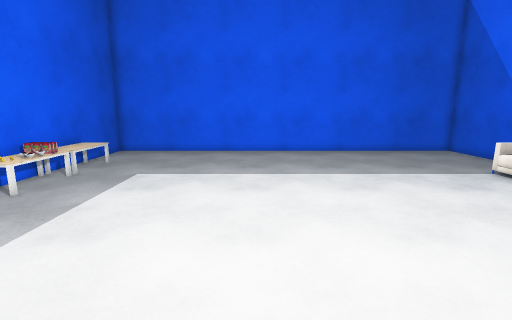
[1] (above)

15 first-person views from a walk through a 3-D level made in the Unity game engine. The camera is 1.4 m above the floor, tilts 10° down and sees 85° across. The floor is counted in squares, 0.5 m on a side. Each view is taken from the middle of a square. On the plan, view 1 faces up. The plan holds only what a view shows up to about 19 squares ahead; the rest is blank. The place goes on beyond the plan. The player character is not drawn. Some surface patterns are stand-ins.

[2]
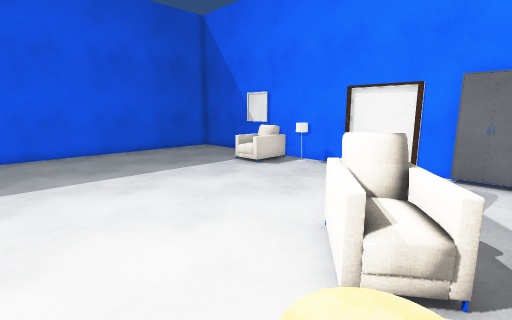

[3]
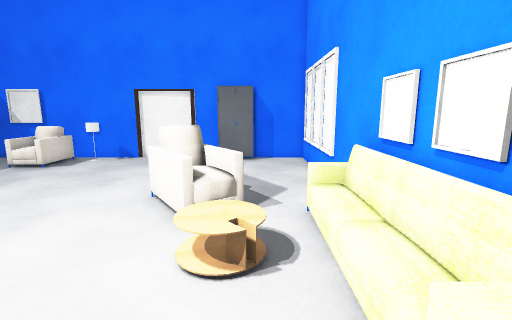

[4]
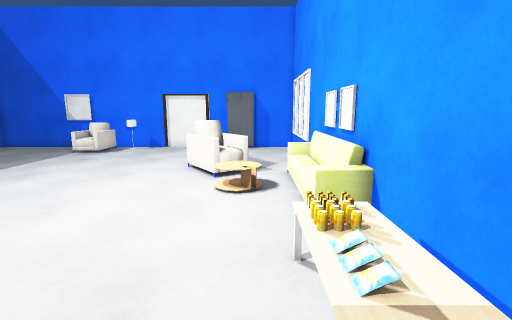

[5]
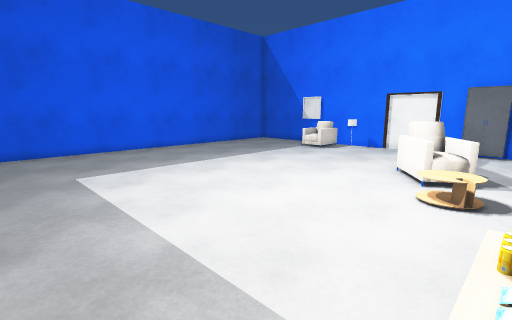

[6]
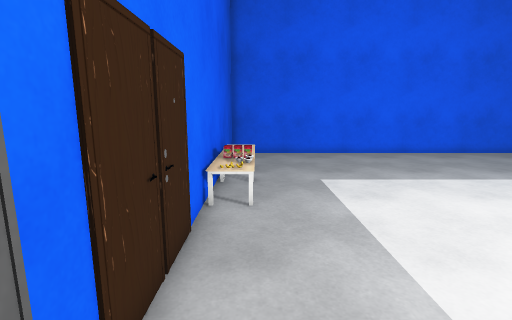

[7]
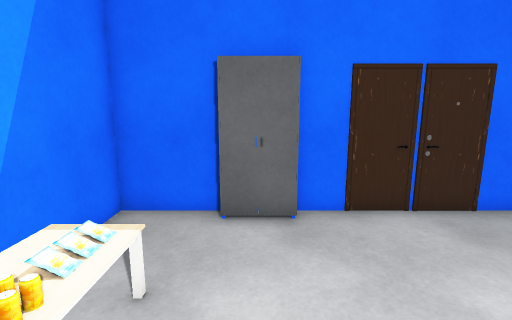

[8]
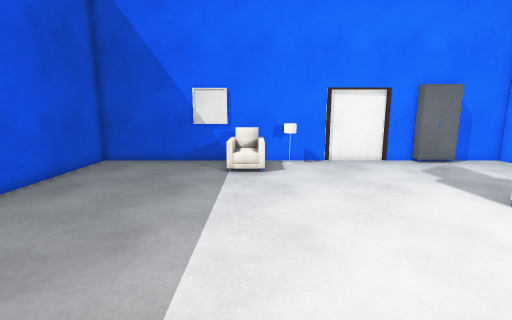

[9]
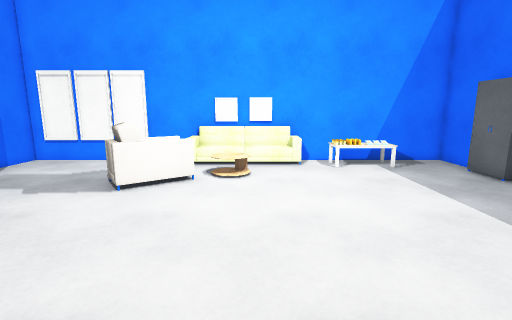

[10]
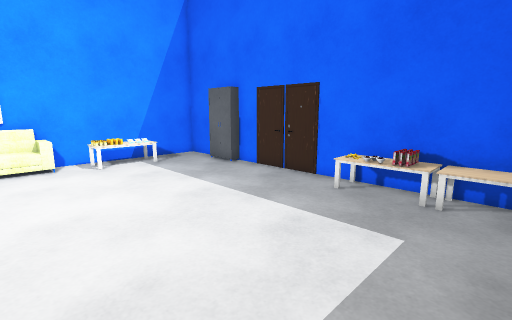

[11]
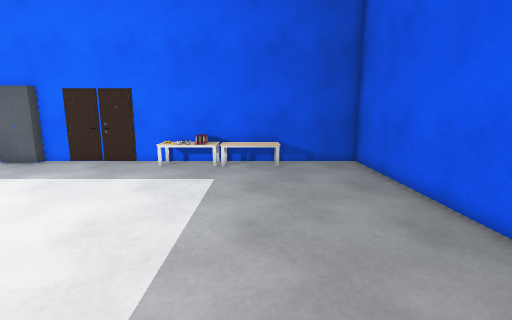

[12]
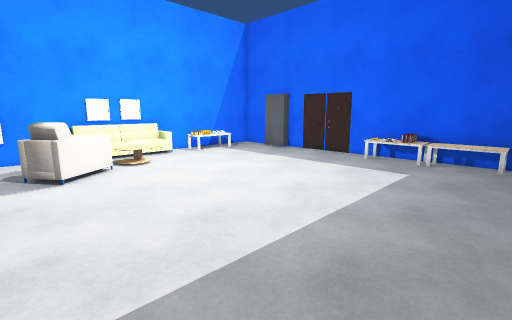

[13]
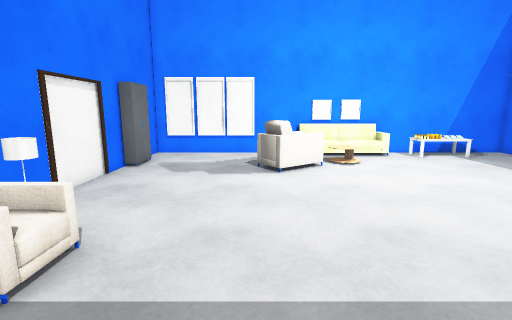

[14]
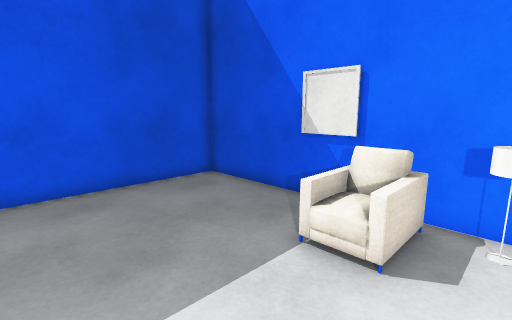

[15]
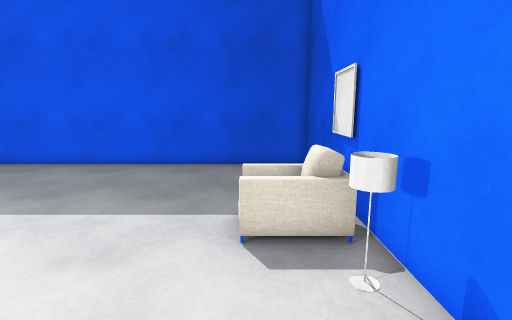

### Floor plan
Points are (right, up) in squares from view 1. A wall is a line through its corners. A room is listed if a view was taken in it or the views show most of it. See-through windows are left out.
Room 1 (views 1, 2, 3, 4, 5, 6, 7, 8, 9, 10, 11, 12, 13, 14, 15)
walls: (-9.6, 0) (-9.6, -2.9) (13.8, -2.9); (13.7, -3.1) (13.7, 19.6) (-9.6, 19.6) (-9.6, 2)
low walls: (-3.5, -0.9) (-2.9, -0.9); (-3.5, -1.4) (-3.5, -1.1) (-2.9, -1.1)
objects: cabinet (-9, 0) to (-9, 2); table (-8, 9) to (-8, 12); table (-6, -2) to (-3, -1); armchair (4, 1) to (7, 3); sofa (5, -2); armchair (12, 11) to (13, 12); cabinet (13, 0) to (13, 2)

Where each view was taken, in squares from view 1:
view 1: 0 up, 0 right, facing up
view 2: 0 up, 0 right, facing up-right
view 3: 0 up, 3 left, facing right
view 4: 0 up, 8 left, facing right
view 5: 1 down, 8 left, facing up-right
view 6: 1 up, 8 left, facing up
view 7: 1 up, 2 left, facing left
view 8: 11 up, 2 left, facing right
view 9: 13 up, 1 right, facing down
view 10: 14 up, 1 right, facing down-left
view 11: 14 up, 6 right, facing left
view 12: 16 up, 8 right, facing down-left
view 13: 16 up, 7 right, facing down
view 14: 9 up, 6 right, facing up-right
view 15: 5 up, 11 right, facing up
